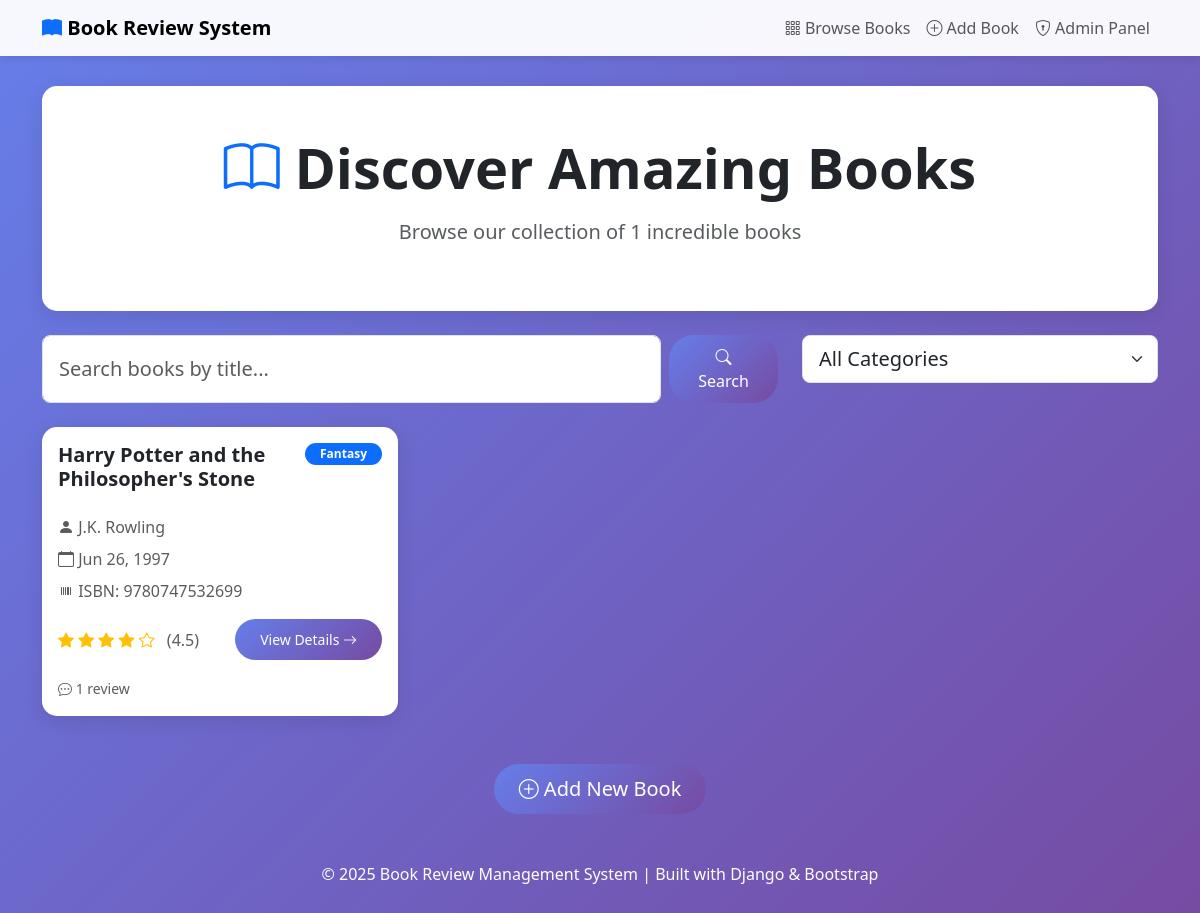
The page /books/ on the database its author committed.
### bookreview/models.py (models this page shows, shortened)
class Book(models.Model):
    CATEGORY_CHOICES = [
        ('Fiction', 'Fiction'),
        ('Non-fiction', 'Non-fiction'),
        ('Sci-fi', 'Sci-fi'),
        ('Fantasy', 'Fantasy'),
        ('Other', 'Other'),
    ]
    title = models.CharField(max_length=200)
    author = models.ForeignKey(Author, on_delete=models.CASCADE, related_name='books')
    isbn = models.CharField(max_length=13, unique=True)
    published_date = models.DateField()
    category = models.CharField(max_length=20, choices=CATEGORY_CHOICES, default='Other')
    rating = models.FloatField(default=0.0)
    class Meta:
        ordering = ['-published_date']

class Author(models.Model):
    name = models.CharField(max_length=100)
    bio = models.TextField(blank=True, null=True)
    birth_date = models.DateField(blank=True, null=True)
    class Meta:
        ordering = ['name']

### bookreview/views.py (the view)
# urls.py: path('', views.book_list, name='book_list'),
def book_list(request):
    books = Book.objects.all().select_related('author')
    category = request.GET.get('category')
    if category:
        books = books.filter(category=category)
    search_query = request.GET.get('search')
    if search_query:
        books = books.filter(title__icontains=search_query)
    context = {
        'books': books,
        'total_books': books.count(),
        'categories': Book.CATEGORY_CHOICES,
        'selected_category': category,
        'search_query': search_query
    }
    return render(request, 'bookreview/book_list.html', context)

### bookreview/templates/bookreview/book_list.html (shortened to what this page needs)
{% extends 'bookreview/base.html' %}
{% block content %}
<div class="row mb-4">
    <div class="col-md-12">
        <div class="card bg-white">
            <div class="card-body text-center py-5">
                <h1 class="display-4 fw-bold mb-3">
                    <i class="bi bi-book text-primary"></i> Discover Amazing Books
                </h1>
                <p class="lead text-muted">Browse our collection of {{ total_books }} incredible books</p>
            </div>
        </div>
    </div>
</div>
<div class="row mb-4">
    <div class="col-md-8">
        <form method="get" class="d-flex">
            <input type="text" name="search" class="form-control form-control-lg"
                   placeholder="Search books by title..." value="{{ search_query|default:'' }}">
            <button type="submit" class="btn btn-primary ms-2">
                <i class="bi bi-search"></i> Search
            </button>
        </form>
    </div>
    <div class="col-md-4">
        <form method="get">
            <select name="category" class="form-select form-select-lg" onchange="this.form.submit()">
                <option value="">All Categories</option>
            </select>
        </form>
    </div>
</div>
<div class="row">
    {% if books %}
        {% for book in books %}
        <div class="col-md-4 mb-4">
            <div class="card h-100">
                <div class="card-body">
                    <div class="d-flex justify-content-between align-items-start mb-3">
                        <h5 class="card-title fw-bold">{{ book.title }}</h5>
                        <span class="badge bg-primary">{{ book.category }}</span>
                    </div>
                    <p class="text-muted mb-2">
                        <i class="bi bi-person-fill"></i> {{ book.author.name }}
                    </p>
                    <p class="text-muted mb-2">
                        <i class="bi bi-calendar"></i> {{ book.published_date|date:"M d, Y" }}
                    </p>
                    <p class="text-muted mb-3">
                        <i class="bi bi-upc"></i> ISBN: {{ book.isbn }}
                    </p>
                    <div class="d-flex justify-content-between align-items-center">
                        <div class="star-rating">
                            {% for i in "12345" %}
                                {% if forloop.counter <= book.rating %}
                                    <i class="bi bi-star-fill"></i>
                                {% else %}
                                    <i class="bi bi-star"></i>
                                {% endif %}
                            {% endfor %}
                            <span class="ms-2 text-muted">({{ book.rating }})</span>
                        </div>
                        <a href="{% url 'book_detail' book.pk %}" class="btn btn-sm btn-primary">
                            View Details <i class="bi bi-arrow-right"></i>
                        </a>
                    </div>
                    <div class="mt-3">
                        <small class="text-muted">
                            <i class="bi bi-chat-dots"></i> {{ book.reviews.count }} review{{ book.reviews.count|pluralize }}
                        </small>
                    </div>
                </div>
            </div>
        </div>
        {% endfor %}
    {% endif %}
</div>
<div class="row mt-4">
    <div class="col-md-12 text-center">
        <a href="{% url 'book_create' %}" class="btn btn-lg btn-primary">
            <i class="bi bi-plus-circle"></i> Add New Book
        </a>
    </div>
</div>
{% endblock %}

### bookreview/templates/bookreview/base.html (style rules this page uses)
body { background: linear-gradient(135deg, #667eea 0%, #764ba2 100%); min-height: 100vh; padding-bottom: 40px; }
.card { border: none; border-radius: 15px; box-shadow: 0 5px 20px rgba(0,0,0,0.1); transition: transform 0.3s ease; }
.btn-primary { background: linear-gradient(135deg, #667eea 0%, #764ba2 100%); border: none; border-radius: 25px; padding: 10px 25px; }
.star-rating { color: #ffc107; }
.badge { border-radius: 20px; padding: 5px 15px; }

### rows shown on the page
Book: title "Harry Potter and the Philosopher's Stone", category "Fantasy", author.name "J.K. Rowling", published_date "Jun 26, 1997", isbn "9780747532699", rating "4.5", reviews.count "1"

### other values the page prints
{{ total_books }} "1"
